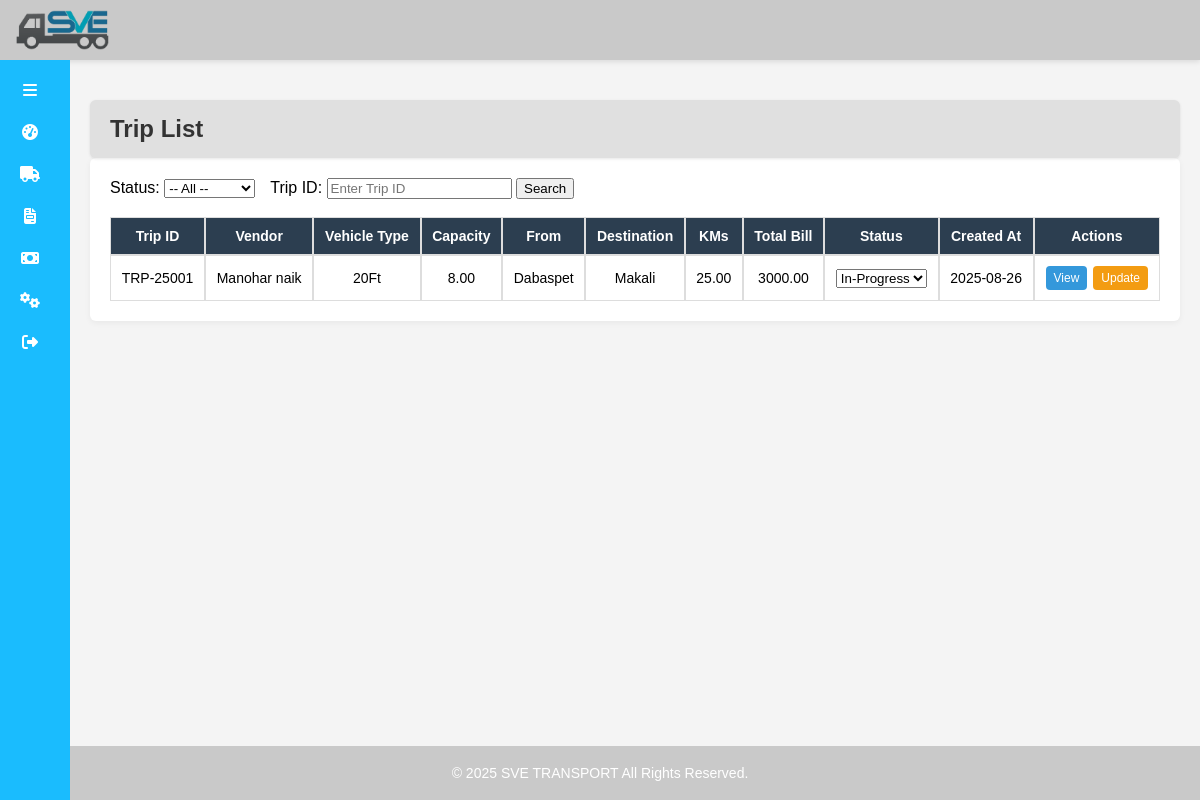
Screenshot of /trips/ (signed in) with the database file from the repository.
### main/models.py (models this page shows, shortened)
class TripOutToVendor(models.Model):
    STATUS_CHOICES = [
        ('In-Progress', 'In-Progress'),
        ('Cancelled', 'Cancelled'),
        ('Closed', 'Closed'),
        ('Hold', 'Hold'),
    ]
    trip_id = models.CharField(max_length=20, unique=True, editable=False)
    vendor = models.ForeignKey(VendorMaster, on_delete=models.CASCADE, related_name="trips")
    vehicle_type = models.CharField(max_length=50)
    vehicle_capacity = models.DecimalField(max_digits=6, decimal_places=2, help_text="Capacity in MT")
    from_location = models.CharField(max_length=255)
    destination = models.CharField(max_length=255)
    kilometer = models.DecimalField(max_digits=10, decimal_places=2)
    trip_charge = models.DecimalField(max_digits=12, decimal_places=2)
    additional_charge = models.DecimalField(max_digits=12, decimal_places=2, default=0.0)
    total_bill_amount = models.DecimalField(max_digits=12, decimal_places=2)
    status = models.CharField(max_length=20, choices=STATUS_CHOICES, default="In-Progress")
    created_at = models.DateTimeField(auto_now_add=True)

class VendorMaster(models.Model):
    STATUS_CHOICES = [
        ('Active', 'Active'),
        ('Inactive', 'Inactive'),
    ]
    vendor_code = models.CharField(max_length=20, unique=True, editable=False)
    vendor_name = models.CharField(max_length=255)
    billing_address = models.TextField()
    city = models.CharField(max_length=100)
    state = models.CharField(max_length=100)
    country = models.CharField(max_length=100, default="India")
    gstn = models.CharField(max_length=20, blank=True, null=True)
    pan = models.CharField(max_length=20, blank=True, null=True)
    short_intro = models.TextField(blank=True, null=True)
    created_at = models.DateTimeField(auto_now_add=True)
    active_till = models.DateField(blank=True, null=True)
    status = models.CharField(max_length=20, choices=STATUS_CHOICES, default="Active")

### main/views.py (the view)
# urls.py: path("trips/", views.trip_list, name="trip-list"),
def trip_list(request):
    trips = TripOutToVendor.objects.all()
    status = request.GET.get("status")
    if status:
        trips = trips.filter(status=status)
    trip_id = request.GET.get("trip_id")
    if trip_id:
        trips = trips.filter(trip_id__icontains=trip_id)
    return render(request, "trip_list.html", {"trips": trips,'pagename':'Trip List'})

### templates/trip_list.html (shortened to what this page needs)
{% extends "base.html" %}
{% block content %}
<head>
</head>
<section>
    <form method="get" class="mb-3" style="display: flex; gap: 15px; align-items: center;">
        <div>
            <label for="status-filter">Status:</label>
            <select name="status" id="status-filter" onchange="this.form.submit()">
                <option value="">-- All --</option>
            </select>
        </div>
        <div>
            <label for="trip-filter">Trip ID:</label>
            <input type="text" name="trip_id" id="trip-filter" value="{{ request.GET.trip_id }}" placeholder="Enter Trip ID">
            <button type="submit">Search</button>
        </div>
    </form>
    <br>
    <div class="scrollable-table-container">
        <table class="shipment-table">
            <thead>
                <tr>
                    <th>Trip ID</th>
                    <th>Vendor</th>
                    <th>Vehicle Type</th>
                    <th>Capacity</th>
                    <th>From</th>
                    <th>Destination</th>
                    <th>KMs</th>
                    <th>Total Bill</th>
                    <th>Status</th>
                    <th>Created At</th>
                    <th>Actions</th>
                </tr>
            </thead>
            <tbody>
                {% for trip in trips %}
                <tr>
                    <td>{{ trip.trip_id }}</td>
                    <td>{{ trip.vendor.vendor_name }}</td>
                    <td>{{ trip.vehicle_type }}</td>
                    <td>{{ trip.vehicle_capacity }}</td>
                    <td>{{ trip.from_location }}</td>
                    <td>{{ trip.destination }}</td>
                    <td>{{ trip.kilometer }}</td>
                    <td>{{ trip.total_bill_amount }}</td>
                    <td>
                        <form method="post" action="{% url 'trip-status-update' trip.id %}">
                            <select name="status" onchange="this.form.submit()">
                                <option value="In-Progress" {% if trip.status == "In-Progress" %}selected{% endif %}>In-Progress</option>
                            </select>
                        </form>
                    </td>
                    <td>{{ trip.created_at|date:"Y-m-d" }}</td>
                    <td class="actions-cell">
                        <a href="{% url 'trip-detail' trip.id %}" class="details-btn">View</a>
                        <a href="{% url 'trip-update' trip.id %}" class="update-btn">Update</a>
                    </td>
                </tr>
                {% empty %}
                <tr>
                    <td colspan="11">No trips found.</td>
                </tr>
                {% endfor %}
            </tbody>
        </table>
    </div>
</section>
{% endblock %}

### templates/base.html (style rules this page uses)
body { margin: 0; font-family: Arial, sans-serif; background-color: #f4f4f4; }

### templates/trip_list.html (style rules this page uses)
.scrollable-table-container { max-height: 400px; overflow: auto; position: relative; }
.shipment-table { width: 100%; border-collapse: separate; border-spacing: 0; font-size: 14px; table-layout: auto; }
.shipment-table th, .shipment-table td { border: 1px solid #ddd; padding: 10px; text-align: center; background-color: white; overflow-wrap: break-word; word-wrap: break-word; white-space: normal; }
.shipment-table th { background-color: #2c3e50; color: white; position: sticky; top: 0; z-index: 3; }
.shipment-table th:first-child { position: sticky; top: 0; left: 0; z-index: 4; background-color: #2c3e50; color: white; }
.shipment-table td:first-child { position: sticky; left: 0; z-index: 2; background-color: #ffffff; }
.shipment-table a { text-decoration: none; color: white; border-radius: 4px; padding: 5px 8px; font-size: 12px; }
.shipment-table a.details-btn { background-color: #3498db; }
.shipment-table a.update-btn { background-color: #f39c12; }
.shipment-table td.actions-cell { display: flex; justify-content: center; gap: 6px; flex-wrap: wrap; }

### rows the page displays
TripOutToVendor: trip_id "TRP-25001", vendor.vendor_name "Manohar naik", vehicle_type "20Ft", vehicle_capacity "8.00", from_location "Dabaspet", destination "Makali", kilometer "25.00", total_bill_amount "3000.00", status "In-Progress", created_at "2025-08-26"

### other values shown
{{ pagename }} "Trip List"
